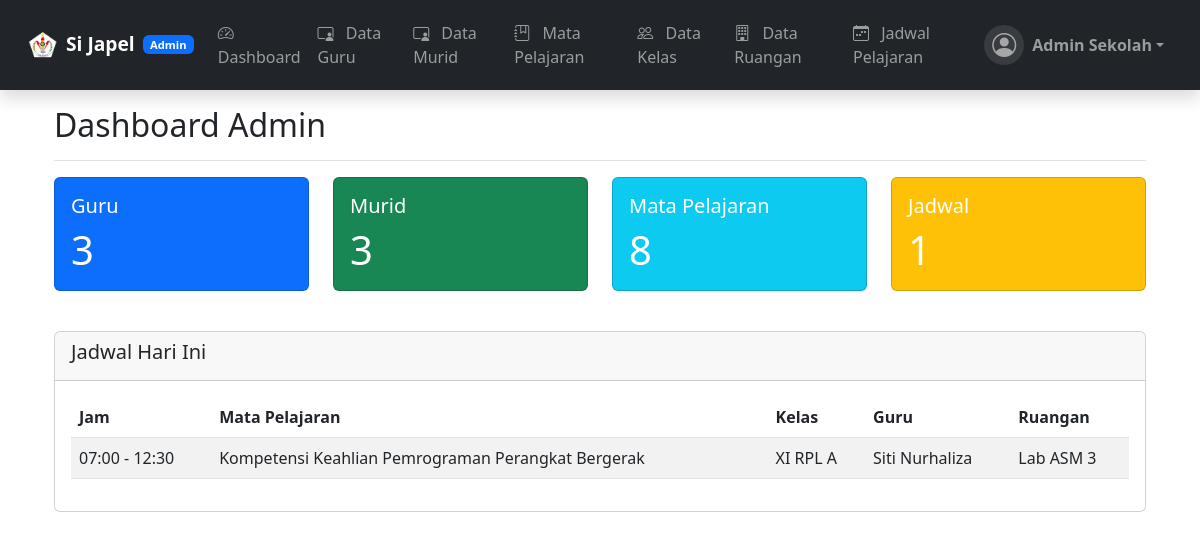
Page /admin/dashboard.php (signed in) on the committed database.
### tables this page shows
CREATE TABLE `jadwal` (
  `id` int(11) NOT NULL,
  `hari` int(11) NOT NULL COMMENT '1-5 (Senin-Jumat)',
  `jam_ke` int(11) NOT NULL COMMENT '1-12',
  `sampai_jam_ke` int(11) NOT NULL COMMENT '1-12',
  `jam_mulai` time NOT NULL COMMENT '07:00-dst',
  `jam_selesai` time NOT NULL COMMENT '07:00-dst',
  `mapel_id` int(11) NOT NULL,
  `kelas_id` int(11) NOT NULL,
  `guru_id` int(11) NOT NULL,
  `ruangan_id` int(11) NOT NULL,
  `semester` int(11) NOT NULL DEFAULT 1,
  `tahun_ajaran` varchar(9) NOT NULL,
  `tanggal` date DEFAULT NULL
);

CREATE TABLE `mata_pelajaran` (
  `id` int(11) NOT NULL,
  `nama_mapel` varchar(100) NOT NULL,
  `kode_mapel` varchar(20) NOT NULL
);

CREATE TABLE `kelas` (
  `id` int(11) NOT NULL,
  `nama_kelas` varchar(50) NOT NULL
);

CREATE TABLE `users` (
  `id` int(11) NOT NULL,
  `username` varchar(50) NOT NULL,
  `password` varchar(255) NOT NULL,
  `nama` varchar(100) NOT NULL,
  `role` enum('admin','guru','murid') NOT NULL,
  `kelas_id` int(11) DEFAULT NULL,
  `created_at` timestamp NOT NULL DEFAULT current_timestamp()
);

CREATE TABLE `ruangan` (
  `id` int(11) NOT NULL,
  `nama_ruangan` varchar(50) NOT NULL
);

### admin/dashboard.php (the view, shortened to what this page needs)
<?php
include '../config/database.php';
$count_guru = $conn->query("SELECT COUNT(*) FROM users WHERE role = 'guru'")->fetch_row()[0];
$count_murid = $conn->query("SELECT COUNT(*) FROM users WHERE role = 'murid'")->fetch_row()[0];
$count_mapel = $conn->query("SELECT COUNT(*) FROM mata_pelajaran")->fetch_row()[0];
$count_jadwal = $conn->query("SELECT COUNT(*) FROM jadwal")->fetch_row()[0];
$jadwal_hari_ini = $conn->query("
    SELECT j.*, m.nama_mapel, k.nama_kelas, r.nama_ruangan, u.nama as nama_guru
    FROM jadwal j
    JOIN mata_pelajaran m ON j.mapel_id = m.id
    JOIN kelas k ON j.kelas_id = k.id
    JOIN ruangan r ON j.ruangan_id = r.id
    JOIN users u ON j.guru_id = u.id
    WHERE j.hari = DAYOFWEEK(CURDATE()) - 1
    ORDER BY j.jam_mulai
");
?>
<!DOCTYPE html>
<html lang="en">
<head>
    <link href="https://cdn.jsdelivr.net/npm/bootstrap@5.3.0/dist/css/bootstrap.min.css" rel="stylesheet">
    <link href="../../assets/css/style.css" rel="stylesheet">
    <link rel="stylesheet" href="https://cdn.jsdelivr.net/npm/bootstrap-icons@1.10.0/font/bootstrap-icons.css">
</head>
<body>
    <?php include 'header_admin.php'; ?>
    <main class="container px-4">
        <div
            class="d-flex justify-content-between flex-wrap flex-md-nowrap align-items-center pt-3 pb-2 mb-3 border-bottom">
            <h1 class="h2">Dashboard Admin</h1>
        </div>
        <div class="row mb-4">
            <div class="col-md-3">
                <div class="card text-white bg-primary mb-3">
                    <div class="card-body">
                        <h5 class="card-title">Guru</h5>
                        <p class="card-text display-6"><?php echo $count_guru; ?></p>
                    </div>
                </div>
            </div>
            <div class="col-md-3">
                <div class="card text-white bg-success mb-3">
                    <div class="card-body">
                        <h5 class="card-title">Murid</h5>
                        <p class="card-text display-6"><?php echo $count_murid; ?></p>
                    </div>
                </div>
            </div>
            <div class="col-md-3">
                <div class="card text-white bg-info mb-3">
                    <div class="card-body">
                        <h5 class="card-title">Mata Pelajaran</h5>
                        <p class="card-text display-6"><?php echo $count_mapel; ?></p>
                    </div>
                </div>
            </div>
            <div class="col-md-3">
                <div class="card text-white bg-warning mb-3">
                    <div class="card-body">
                        <h5 class="card-title">Jadwal</h5>
                        <p class="card-text display-6"><?php echo $count_jadwal; ?></p>
                    </div>
                </div>
            </div>
        </div>
        <div class="card mb-4">
            <div class="card-header">
                <h5>Jadwal Hari Ini</h5>
            </div>
            <div class="card-body">
                <?php if ($jadwal_hari_ini->num_rows > 0): ?>
                    <div class="table-responsive">
                        <table class="table table-striped">
                            <thead>
                                <tr>
                                    <th>Jam</th>
                                    <th>Mata Pelajaran</th>
                                    <th>Kelas</th>
                                    <th>Guru</th>
                                    <th>Ruangan</th>
                                </tr>
                            </thead>
                            <tbody>
                                <?php while ($row = $jadwal_hari_ini->fetch_assoc()): ?>
                                    <tr>
                                        <td><?php echo date('H:i', strtotime($row['jam_mulai'])) . ' - ' . date('H:i', strtotime($row['jam_selesai'])); ?>
                                        </td>
                                        <td><?php echo $row['nama_mapel']; ?></td>
                                        <td><?php echo $row['nama_kelas']; ?></td>
                                        <td><?php echo $row['nama_guru']; ?></td>
                                        <td><?php echo $row['nama_ruangan']; ?></td>
                                    </tr>
                                <?php endwhile; ?>
                            </tbody>
                        </table>
                    </div>
                <?php else: ?>
                    <div class="alert alert-info">Tidak ada jadwal untuk hari ini.</div>
                <?php endif; ?>
            </div>
        </div>
    </main>
</body>
</html>

### rows in the picture
jadwal: jam_mulai "07:00", jam_selesai "12:30", mapel.nama_mapel "Kompetensi Keahlian Pemrograman Perangkat Bergerak", kelas.nama_kelas "XI RPL A", guru.nama "Siti Nurhaliza", ruangan.nama_ruangan "Lab ASM 3"

### other values in the picture
$current_role "Admin"
$nama "Admin Sekolah"
$count_guru "3"
$count_murid "3"
$count_mapel "8"
$count_jadwal "1"
